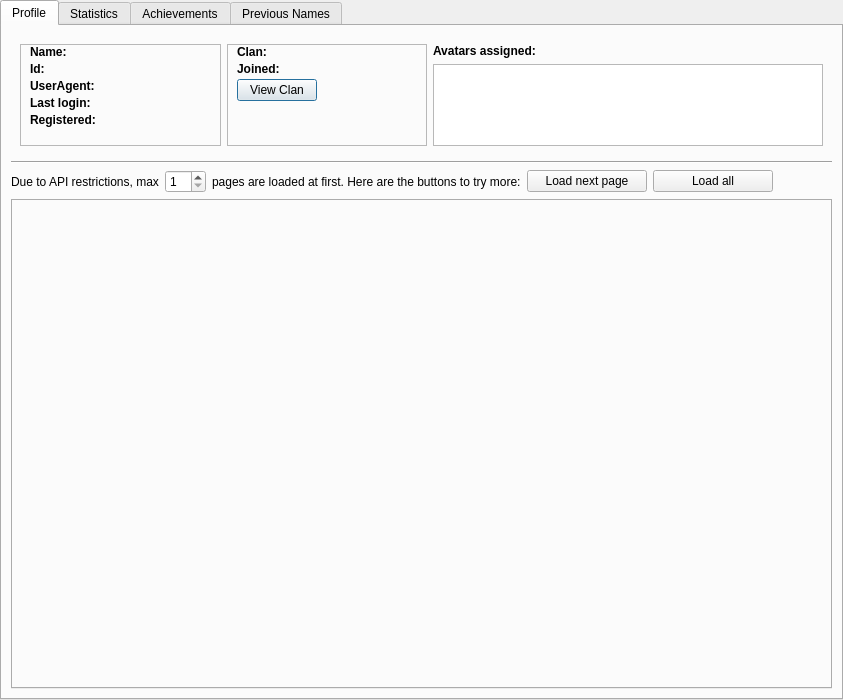
<?xml version="1.0" encoding="UTF-8"?>
<ui version="4.0">
 <class>Dialog</class>
 <widget class="QDialog" name="Dialog">
  <property name="geometry">
   <rect>
    <x>0</x>
    <y>0</y>
    <width>843</width>
    <height>700</height>
   </rect>
  </property>
  <property name="windowTitle">
   <string>Dialog</string>
  </property>
  <layout class="QGridLayout" name="gridLayout_2">
   <property name="leftMargin">
    <number>0</number>
   </property>
   <property name="topMargin">
    <number>0</number>
   </property>
   <property name="rightMargin">
    <number>0</number>
   </property>
   <property name="bottomMargin">
    <number>0</number>
   </property>
   <item row="0" column="0">
    <layout class="QGridLayout" name="gridLayout">
     <item row="0" column="0">
      <widget class="QTabWidget" name="mainTabWidget">
       <property name="currentIndex">
        <number>0</number>
       </property>
       <widget class="QWidget" name="generalTab">
        <property name="sizePolicy">
         <sizepolicy hsizetype="Preferred" vsizetype="Preferred">
          <horstretch>0</horstretch>
          <verstretch>0</verstretch>
         </sizepolicy>
        </property>
        <attribute name="title">
         <string>Profile</string>
        </attribute>
        <layout class="QGridLayout" name="gridLayout_4">
         <item row="4" column="0">
          <widget class="QTabWidget" name="ratingsTabWidget">
           <property name="currentIndex">
            <number>-1</number>
           </property>
          </widget>
         </item>
         <item row="0" column="0">
          <widget class="QFrame" name="frame">
           <property name="sizePolicy">
            <sizepolicy hsizetype="Preferred" vsizetype="Minimum">
             <horstretch>0</horstretch>
             <verstretch>0</verstretch>
            </sizepolicy>
           </property>
           <property name="maximumSize">
            <size>
             <width>16777215</width>
             <height>120</height>
            </size>
           </property>
           <layout class="QGridLayout" name="gridLayout_3">
            <item row="0" column="0">
             <layout class="QHBoxLayout" name="horizontalLayout">
              <property name="topMargin">
               <number>0</number>
              </property>
              <item>
               <widget class="QFrame" name="frame_2">
                <property name="enabled">
                 <bool>true</bool>
                </property>
                <property name="sizePolicy">
                 <sizepolicy hsizetype="Preferred" vsizetype="Minimum">
                  <horstretch>0</horstretch>
                  <verstretch>0</verstretch>
                 </sizepolicy>
                </property>
                <property name="frameShape">
                 <enum>QFrame::Shape::StyledPanel</enum>
                </property>
                <property name="frameShadow">
                 <enum>QFrame::Shadow::Raised</enum>
                </property>
                <layout class="QFormLayout" name="formLayout">
                 <property name="verticalSpacing">
                  <number>3</number>
                 </property>
                 <property name="topMargin">
                  <number>0</number>
                 </property>
                 <property name="bottomMargin">
                  <number>0</number>
                 </property>
                 <item row="0" column="0">
                  <widget class="QLabel" name="label_1">
                   <property name="font">
                    <font>
                     <bold>true</bold>
                    </font>
                   </property>
                   <property name="text">
                    <string>Name:</string>
                   </property>
                  </widget>
                 </item>
                 <item row="0" column="1">
                  <widget class="QLabel" name="nicknameLabel">
                   <property name="text">
                    <string/>
                   </property>
                   <property name="textInteractionFlags">
                    <set>Qt::TextInteractionFlag::LinksAccessibleByMouse|Qt::TextInteractionFlag::TextSelectableByMouse</set>
                   </property>
                  </widget>
                 </item>
                 <item row="1" column="0">
                  <widget class="QLabel" name="label_7">
                   <property name="font">
                    <font>
                     <bold>true</bold>
                    </font>
                   </property>
                   <property name="text">
                    <string>Id:</string>
                   </property>
                  </widget>
                 </item>
                 <item row="1" column="1">
                  <widget class="QLabel" name="idLabel">
                   <property name="text">
                    <string/>
                   </property>
                   <property name="textInteractionFlags">
                    <set>Qt::TextInteractionFlag::LinksAccessibleByMouse|Qt::TextInteractionFlag::TextSelectableByMouse</set>
                   </property>
                  </widget>
                 </item>
                 <item row="3" column="0">
                  <widget class="QLabel" name="label_3">
                   <property name="font">
                    <font>
                     <bold>true</bold>
                    </font>
                   </property>
                   <property name="text">
                    <string>Last login:</string>
                   </property>
                  </widget>
                 </item>
                 <item row="4" column="0">
                  <widget class="QLabel" name="label_5">
                   <property name="font">
                    <font>
                     <bold>true</bold>
                    </font>
                   </property>
                   <property name="text">
                    <string>Registered:</string>
                   </property>
                  </widget>
                 </item>
                 <item row="4" column="1">
                  <widget class="QLabel" name="registeredLabel">
                   <property name="sizePolicy">
                    <sizepolicy hsizetype="Preferred" vsizetype="Preferred">
                     <horstretch>0</horstretch>
                     <verstretch>0</verstretch>
                    </sizepolicy>
                   </property>
                   <property name="text">
                    <string/>
                   </property>
                   <property name="textInteractionFlags">
                    <set>Qt::TextInteractionFlag::LinksAccessibleByMouse|Qt::TextInteractionFlag::TextSelectableByMouse</set>
                   </property>
                  </widget>
                 </item>
                 <item row="3" column="1">
                  <widget class="QLabel" name="lastLoginLabel">
                   <property name="text">
                    <string/>
                   </property>
                   <property name="textInteractionFlags">
                    <set>Qt::TextInteractionFlag::LinksAccessibleByMouse|Qt::TextInteractionFlag::TextSelectableByMouse</set>
                   </property>
                  </widget>
                 </item>
                 <item row="2" column="0">
                  <widget class="QLabel" name="label_4">
                   <property name="font">
                    <font>
                     <bold>true</bold>
                    </font>
                   </property>
                   <property name="text">
                    <string>UserAgent:</string>
                   </property>
                  </widget>
                 </item>
                 <item row="2" column="1">
                  <widget class="QLabel" name="userAgentLabel">
                   <property name="text">
                    <string/>
                   </property>
                   <property name="textInteractionFlags">
                    <set>Qt::TextInteractionFlag::LinksAccessibleByMouse|Qt::TextInteractionFlag::TextSelectableByMouse</set>
                   </property>
                  </widget>
                 </item>
                </layout>
               </widget>
              </item>
              <item>
               <widget class="QFrame" name="frame_3">
                <property name="frameShape">
                 <enum>QFrame::Shape::StyledPanel</enum>
                </property>
                <property name="frameShadow">
                 <enum>QFrame::Shadow::Raised</enum>
                </property>
                <layout class="QFormLayout" name="formLayout_2">
                 <property name="verticalSpacing">
                  <number>3</number>
                 </property>
                 <property name="topMargin">
                  <number>0</number>
                 </property>
                 <property name="bottomMargin">
                  <number>0</number>
                 </property>
                 <item row="0" column="0">
                  <widget class="QLabel" name="label">
                   <property name="font">
                    <font>
                     <bold>true</bold>
                    </font>
                   </property>
                   <property name="text">
                    <string>Clan:</string>
                   </property>
                  </widget>
                 </item>
                 <item row="0" column="1">
                  <widget class="QLabel" name="clanNameLabel">
                   <property name="text">
                    <string/>
                   </property>
                   <property name="textInteractionFlags">
                    <set>Qt::TextInteractionFlag::LinksAccessibleByMouse|Qt::TextInteractionFlag::TextSelectableByMouse</set>
                   </property>
                  </widget>
                 </item>
                 <item row="1" column="0">
                  <widget class="QLabel" name="label_6">
                   <property name="font">
                    <font>
                     <bold>true</bold>
                    </font>
                   </property>
                   <property name="text">
                    <string>Joined:</string>
                   </property>
                  </widget>
                 </item>
                 <item row="1" column="1">
                  <widget class="QLabel" name="clanJoinedLabel">
                   <property name="text">
                    <string/>
                   </property>
                   <property name="textInteractionFlags">
                    <set>Qt::TextInteractionFlag::LinksAccessibleByMouse|Qt::TextInteractionFlag::TextSelectableByMouse</set>
                   </property>
                  </widget>
                 </item>
                 <item row="2" column="0">
                  <widget class="QPushButton" name="viewClanButton">
                   <property name="text">
                    <string>View Clan</string>
                   </property>
                  </widget>
                 </item>
                </layout>
               </widget>
              </item>
              <item>
               <layout class="QVBoxLayout" name="verticalLayout" stretch="0,0">
                <item>
                 <widget class="QLabel" name="label_2">
                  <property name="font">
                   <font>
                    <bold>true</bold>
                   </font>
                  </property>
                  <property name="text">
                   <string>Avatars assigned:</string>
                  </property>
                 </widget>
                </item>
                <item>
                 <widget class="QListWidget" name="avatarList">
                  <property name="sizePolicy">
                   <sizepolicy hsizetype="Preferred" vsizetype="Minimum">
                    <horstretch>0</horstretch>
                    <verstretch>0</verstretch>
                   </sizepolicy>
                  </property>
                  <property name="minimumSize">
                   <size>
                    <width>390</width>
                    <height>0</height>
                   </size>
                  </property>
                  <property name="editTriggers">
                   <set>QAbstractItemView::EditTrigger::NoEditTriggers</set>
                  </property>
                  <property name="iconSize">
                   <size>
                    <width>40</width>
                    <height>20</height>
                   </size>
                  </property>
                  <property name="flow">
                   <enum>QListView::Flow::TopToBottom</enum>
                  </property>
                 </widget>
                </item>
               </layout>
              </item>
             </layout>
            </item>
           </layout>
          </widget>
         </item>
         <item row="2" column="0">
          <widget class="Line" name="line">
           <property name="orientation">
            <enum>Qt::Orientation::Horizontal</enum>
           </property>
          </widget>
         </item>
         <item row="1" column="0">
          <layout class="QHBoxLayout" name="leaguesLayout"/>
         </item>
         <item row="3" column="0">
          <layout class="QHBoxLayout" name="horizontalLayout_2">
           <item>
            <widget class="QLabel" name="label_8">
             <property name="text">
              <string>Due to API restrictions, max</string>
             </property>
            </widget>
           </item>
           <item>
            <widget class="QSpinBox" name="defaultRatingPagesSpinBox">
             <property name="minimum">
              <number>1</number>
             </property>
            </widget>
           </item>
           <item>
            <widget class="QLabel" name="label_9">
             <property name="text">
              <string>pages are loaded at first. Here are the buttons to try more:</string>
             </property>
            </widget>
           </item>
           <item>
            <widget class="QPushButton" name="loadNextRatingHistoryPageButton">
             <property name="minimumSize">
              <size>
               <width>120</width>
               <height>0</height>
              </size>
             </property>
             <property name="text">
              <string>Load next page</string>
             </property>
            </widget>
           </item>
           <item>
            <widget class="QPushButton" name="loadMoreRatingHistoryButton">
             <property name="minimumSize">
              <size>
               <width>120</width>
               <height>0</height>
              </size>
             </property>
             <property name="text">
              <string>Load all</string>
             </property>
            </widget>
           </item>
           <item>
            <spacer name="horizontalSpacer">
             <property name="orientation">
              <enum>Qt::Orientation::Horizontal</enum>
             </property>
             <property name="sizeHint" stdset="0">
              <size>
               <width>40</width>
               <height>20</height>
              </size>
             </property>
            </spacer>
           </item>
          </layout>
         </item>
        </layout>
       </widget>
       <widget class="QWidget" name="statsTab">
        <attribute name="title">
         <string>Statistics</string>
        </attribute>
        <layout class="QGridLayout" name="gridLayout_6">
         <item row="1" column="0">
          <widget class="QScrollArea" name="scrollArea">
           <property name="widgetResizable">
            <bool>true</bool>
           </property>
           <widget class="QWidget" name="statisticsChartsScrollArea">
            <property name="geometry">
             <rect>
              <x>0</x>
              <y>0</y>
              <width>815</width>
              <height>649</height>
             </rect>
            </property>
            <layout class="QGridLayout" name="gridLayout_7">
             <property name="leftMargin">
              <number>0</number>
             </property>
             <property name="topMargin">
              <number>0</number>
             </property>
             <property name="rightMargin">
              <number>0</number>
             </property>
             <property name="bottomMargin">
              <number>0</number>
             </property>
             <item row="0" column="0">
              <layout class="QVBoxLayout" name="statsChartsLayout">
               <property name="spacing">
                <number>10</number>
               </property>
              </layout>
             </item>
            </layout>
           </widget>
          </widget>
         </item>
        </layout>
       </widget>
       <widget class="QWidget" name="achievementsTab">
        <attribute name="title">
         <string>Achievements</string>
        </attribute>
        <layout class="QGridLayout" name="gridLayout_8">
         <item row="0" column="0">
          <widget class="QScrollArea" name="scrollArea_2">
           <property name="widgetResizable">
            <bool>true</bool>
           </property>
           <widget class="QWidget" name="achievementsScrollArea">
            <property name="geometry">
             <rect>
              <x>0</x>
              <y>0</y>
              <width>815</width>
              <height>649</height>
             </rect>
            </property>
            <layout class="QGridLayout" name="gridLayout_9">
             <property name="leftMargin">
              <number>0</number>
             </property>
             <property name="topMargin">
              <number>0</number>
             </property>
             <property name="rightMargin">
              <number>0</number>
             </property>
             <property name="bottomMargin">
              <number>0</number>
             </property>
             <item row="0" column="0">
              <layout class="QVBoxLayout" name="verticalLayout_2"/>
             </item>
            </layout>
           </widget>
          </widget>
         </item>
        </layout>
       </widget>
       <widget class="QWidget" name="namesTab">
        <attribute name="title">
         <string>Previous Names</string>
        </attribute>
        <layout class="QGridLayout" name="gridLayout_5">
         <item row="0" column="0">
          <widget class="QTableWidget" name="nameHistoryTableWidget">
           <property name="editTriggers">
            <set>QAbstractItemView::EditTrigger::NoEditTriggers</set>
           </property>
           <property name="alternatingRowColors">
            <bool>true</bool>
           </property>
           <property name="selectionMode">
            <enum>QAbstractItemView::SelectionMode::NoSelection</enum>
           </property>
           <property name="selectionBehavior">
            <enum>QAbstractItemView::SelectionBehavior::SelectRows</enum>
           </property>
           <property name="showGrid">
            <bool>false</bool>
           </property>
           <attribute name="horizontalHeaderStretchLastSection">
            <bool>true</bool>
           </attribute>
           <attribute name="verticalHeaderVisible">
            <bool>false</bool>
           </attribute>
           <column>
            <property name="text">
             <string>Name</string>
            </property>
            <property name="textAlignment">
             <set>AlignLeading|AlignVCenter</set>
            </property>
           </column>
           <column>
            <property name="text">
             <string>Used until</string>
            </property>
            <property name="textAlignment">
             <set>AlignLeading|AlignVCenter</set>
            </property>
           </column>
          </widget>
         </item>
        </layout>
       </widget>
      </widget>
     </item>
    </layout>
   </item>
  </layout>
 </widget>
 <resources/>
 <connections/>
</ui>
